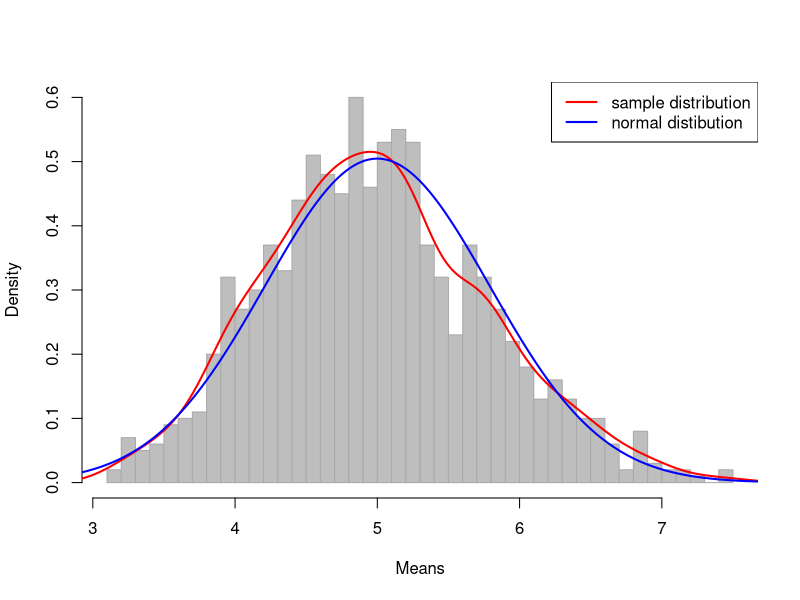
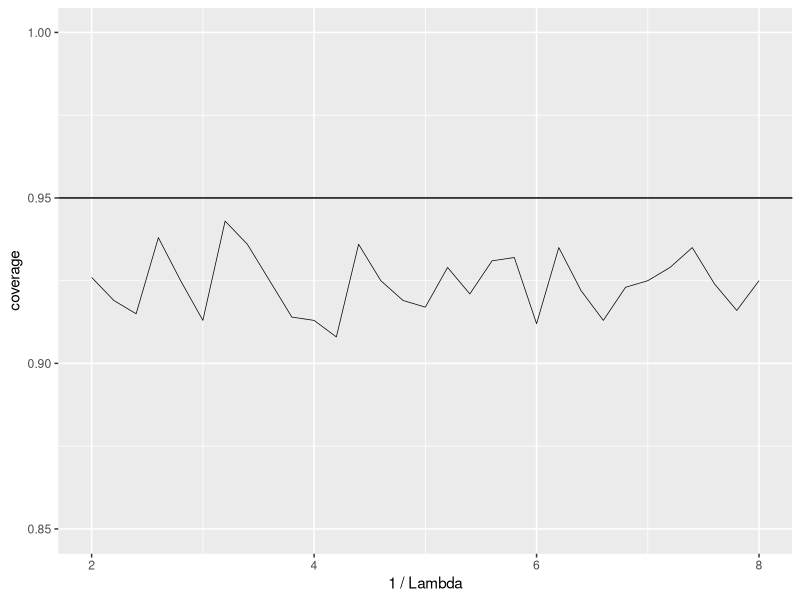

These figures' R source, in order:
## ---- chunk 1
set.seed(1)
n <- 40; trials <- 1000; lambda <- 0.2
simulation <- sapply(rep(1, trials), function(x) x * mean(rexp(n, lambda)))
## ---- chunk 2
median(simulation)
## ---- chunk 3
theoretical.mean <- 1/lambda; theoretical.mean
## ---- chunk 4
var(simulation)
## ---- chunk 5
theoretical.variance <- 1/n * (1/lambda)^2; theoretical.variance
## ---- chunk 6
hist(simulation, prob=TRUE, breaks=50, col="grey", border="dark grey", main = NULL, xlab = "Means")
lines(density(simulation), lwd=2, col="red")
x.norm <- seq(min(density(simulation)$x), max(density(simulation)$x), length=1000)
y.norm <- dnorm(x.norm, mean = theoretical.mean, sd = sqrt(theoretical.variance))
lines(x.norm, y.norm, lwd=2, col="blue")
legend("topright", c("sample distribution", "normal distibution"), col = c("red", "blue"), lwd=2)
## ---- chunk 7
meanvals <- seq(2, 8, by = 0.2)
coverage <- sapply(meanvals, function(meanval) {
        simulation <- sapply(rep(1, trials), function(x) x * (rexp(n, 1/meanval)))
        mean.mean <- apply(simulation, 2, mean); mean.sd <- apply(simulation, 2, sd)
        ll <- mean.mean - qnorm(.975) * mean.sd / sqrt(n)
        ul <- mean.mean + qnorm(.975) * mean.sd / sqrt(n)
        mean(ll < meanval & ul > meanval)
})
library(ggplot2)
ggplot(data.frame(meanvals, coverage), aes(x = meanvals, y = coverage)) + geom_line(size=0.25) + 
        geom_hline(yintercept=0.95, size = 0.5) + ylim(.85, 1.0) + xlab("1 / Lambda")
